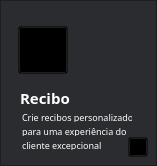
                           <widget class="QFrame" name="frame_recibo">
                            <property name="minimumSize">
                             <size>
                              <width>151</width>
                              <height>161</height>
                             </size>
                            </property>
                            <property name="maximumSize">
                             <size>
                              <width>123456</width>
                              <height>123456</height>
                             </size>
                            </property>
                            <property name="styleSheet">
                             <string notr="true">QFrame{
	background-color: rgba(32, 33, 37, 200);
	background-image: url(none);}

QFrame:hover
{border: 0.5px solid rgba(255, 255, 255, 80)}</string>
                            </property>
                            <property name="frameShape">
                             <enum>QFrame::StyledPanel</enum>
                            </property>
                            <property name="frameShadow">
                             <enum>QFrame::Raised</enum>
                            </property>
                            <widget class="QPushButton" name="btn_logo_recibo">
                             <property name="geometry">
                              <rect>
                               <x>18</x>
                               <y>26</y>
                               <width>50</width>
                               <height>48</height>
                              </rect>
                             </property>
                             <property name="styleSheet">
                              <string notr="true">background-color: transparent</string>
                             </property>
                             <property name="text">
                              <string/>
                             </property>
                             <property name="icon">
                              <iconset>
                               <normaloff>../../../images/svg_icons/icon_inventory.svg</normaloff>../../../images/svg_icons/icon_inventory.svg</iconset>
                             </property>
                             <property name="iconSize">
                              <size>
                               <width>75</width>
                               <height>75</height>
                              </size>
                             </property>
                            </widget>
                            <widget class="QLabel" name="lbl_recibo">
                             <property name="geometry">
                              <rect>
                               <x>20</x>
                               <y>90</y>
                               <width>50</width>
                               <height>16</height>
                              </rect>
                             </property>
                             <property name="font">
                              <font>
                               <family>Segoe UI Semilight</family>
                               <pointsize>11</pointsize>
                               <bold>true</bold>
                              </font>
                             </property>
                             <property name="styleSheet">
                              <string notr="true">border:none;
color: rgb(255, 255, 255);
background-color: transparent</string>
                             </property>
                             <property name="text">
                              <string>Recibo</string>
                             </property>
                            </widget>
                            <widget class="QLabel" name="lbl_info_extra_recibo_1">
                             <property name="geometry">
                              <rect>
                               <x>22</x>
                               <y>112</y>
                               <width>110</width>
                               <height>10</height>
                              </rect>
                             </property>
                             <property name="font">
                              <font>
                               <family>Segoe UI Light</family>
                               <pointsize>7</pointsize>
                              </font>
                             </property>
                             <property name="styleSheet">
                              <string notr="true">border:none;
color: rgb(255, 255, 255);
background-color: transparent</string>
                             </property>
                             <property name="text">
                              <string>Crie recibos personalizados</string>
                             </property>
                             <property name="scaledContents">
                              <bool>false</bool>
                             </property>
                            </widget>
                            <widget class="QPushButton" name="btn_log_extra_recibo">
                             <property name="geometry">
                              <rect>
                               <x>128</x>
                               <y>137</y>
                               <width>20</width>
                               <height>20</height>
                              </rect>
                             </property>
                             <property name="styleSheet">
                              <string notr="true">background-color: transparent</string>
                             </property>
                             <property name="icon">
                              <iconset>
                               <normaloff>../../../images/svg_icons/icon_push_notification.svg</normaloff>../../../images/svg_icons/icon_push_notification.svg</iconset>
                             </property>
                             <property name="iconSize">
                              <size>
                               <width>20</width>
                               <height>20</height>
                              </size>
                             </property>
                            </widget>
                            <widget class="QLabel" name="lbl_info_extra_recibo_2">
                             <property name="geometry">
                              <rect>
                               <x>22</x>
                               <y>126</y>
                               <width>110</width>
                               <height>10</height>
                              </rect>
                             </property>
                             <property name="font">
                              <font>
                               <family>Segoe UI Light</family>
                               <pointsize>7</pointsize>
                              </font>
                             </property>
                             <property name="styleSheet">
                              <string notr="true">border:none;
color: rgb(255, 255, 255);
background-color: transparent</string>
                             </property>
                             <property name="text">
                              <string>para uma experiência do</string>
                             </property>
                             <property name="scaledContents">
                              <bool>false</bool>
                             </property>
                            </widget>
                            <widget class="QLabel" name="lbl_info_extra_recibo_3">
                             <property name="geometry">
                              <rect>
                               <x>22</x>
                               <y>140</y>
                               <width>90</width>
                               <height>10</height>
                              </rect>
                             </property>
                             <property name="font">
                              <font>
                               <family>Segoe UI Light</family>
                               <pointsize>7</pointsize>
                              </font>
                             </property>
                             <property name="styleSheet">
                              <string notr="true">border:none;
color: rgb(255, 255, 255);
background-color: transparent</string>
                             </property>
                             <property name="text">
                              <string>cliente excepcional</string>
                             </property>
                             <property name="scaledContents">
                              <bool>false</bool>
                             </property>
                            </widget>
                           </widget>
